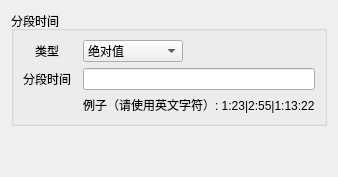
      <widget class="QWidget" name="tabSplits">
       <attribute name="title">
        <string>分段</string>
       </attribute>
       <layout class="QVBoxLayout" name="verticalLayout_10">
        <item>
         <widget class="QGroupBox" name="groupBox_8">
          <property name="minimumSize">
           <size>
            <width>0</width>
            <height>0</height>
           </size>
          </property>
          <property name="title">
           <string>分段时间</string>
          </property>
          <layout class="QFormLayout" name="formLayout_7">
           <property name="fieldGrowthPolicy">
            <enum>QFormLayout::AllNonFixedFieldsGrow</enum>
           </property>
           <property name="labelAlignment">
            <set>Qt::AlignCenter</set>
           </property>
           <property name="formAlignment">
            <set>Qt::AlignLeading|Qt::AlignLeft|Qt::AlignTop</set>
           </property>
           <property name="horizontalSpacing">
            <number>12</number>
           </property>
           <item row="0" column="0">
            <widget class="QLabel" name="label">
             <property name="sizePolicy">
              <sizepolicy hsizetype="Preferred" vsizetype="Preferred">
               <horstretch>0</horstretch>
               <verstretch>0</verstretch>
              </sizepolicy>
             </property>
             <property name="maximumSize">
              <size>
               <width>16777215</width>
               <height>16777215</height>
              </size>
             </property>
             <property name="text">
              <string>类型</string>
             </property>
            </widget>
           </item>
           <item row="0" column="1">
            <widget class="QComboBox" name="comboBoxSplitTimeType">
             <property name="sizePolicy">
              <sizepolicy hsizetype="Preferred" vsizetype="Fixed">
               <horstretch>0</horstretch>
               <verstretch>0</verstretch>
              </sizepolicy>
             </property>
             <property name="minimumSize">
              <size>
               <width>100</width>
               <height>0</height>
              </size>
             </property>
             <property name="maximumSize">
              <size>
               <width>100</width>
               <height>16777215</height>
              </size>
             </property>
             <property name="toolTip">
              <string>选择给定的分段时间是绝对值还是相对值</string>
             </property>
             <property name="currentIndex">
              <number>0</number>
             </property>
             <item>
              <property name="text">
               <string>绝对值</string>
              </property>
             </item>
             <item>
              <property name="text">
               <string>相对值</string>
              </property>
             </item>
            </widget>
           </item>
           <item row="1" column="0">
            <widget class="QLabel" name="label_2">
             <property name="sizePolicy">
              <sizepolicy hsizetype="Preferred" vsizetype="Preferred">
               <horstretch>0</horstretch>
               <verstretch>0</verstretch>
              </sizepolicy>
             </property>
             <property name="maximumSize">
              <size>
               <width>16777215</width>
               <height>16777215</height>
              </size>
             </property>
             <property name="text">
              <string>分段时间</string>
             </property>
            </widget>
           </item>
           <item row="1" column="1">
            <widget class="QLineEdit" name="lineEditSplitTimes">
             <property name="sizePolicy">
              <sizepolicy hsizetype="Expanding" vsizetype="Fixed">
               <horstretch>0</horstretch>
               <verstretch>0</verstretch>
              </sizepolicy>
             </property>
             <property name="minimumSize">
              <size>
               <width>100</width>
               <height>0</height>
              </size>
             </property>
             <property name="toolTip">
              <string>Split times (e.g. 1:23) separated by &quot;|&quot; or &quot;;&quot;</string>
             </property>
             <property name="text">
              <string/>
             </property>
            </widget>
           </item>
           <item row="2" column="0">
            <widget class="QLabel" name="label_3">
             <property name="text">
              <string/>
             </property>
            </widget>
           </item>
           <item row="2" column="1">
            <widget class="QLabel" name="label_4">
             <property name="text">
              <string>例子（请使用英文字符）: 1:23|2:55|1:13:22</string>
             </property>
            </widget>
           </item>
          </layout>
         </widget>
        </item>
        <item>
         <spacer name="verticalSpacer_2">
          <property name="orientation">
           <enum>Qt::Vertical</enum>
          </property>
          <property name="sizeHint" stdset="0">
           <size>
            <width>20</width>
            <height>40</height>
           </size>
          </property>
         </spacer>
        </item>
       </layout>
      </widget>
